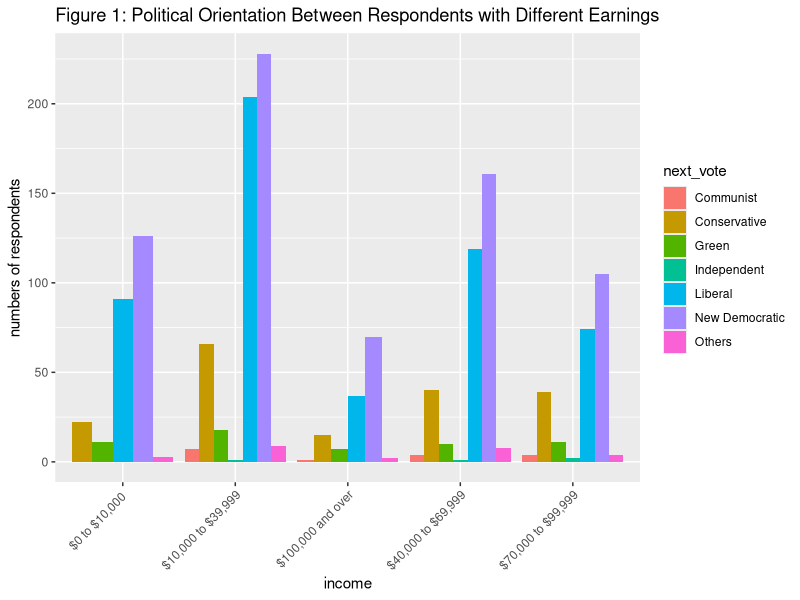
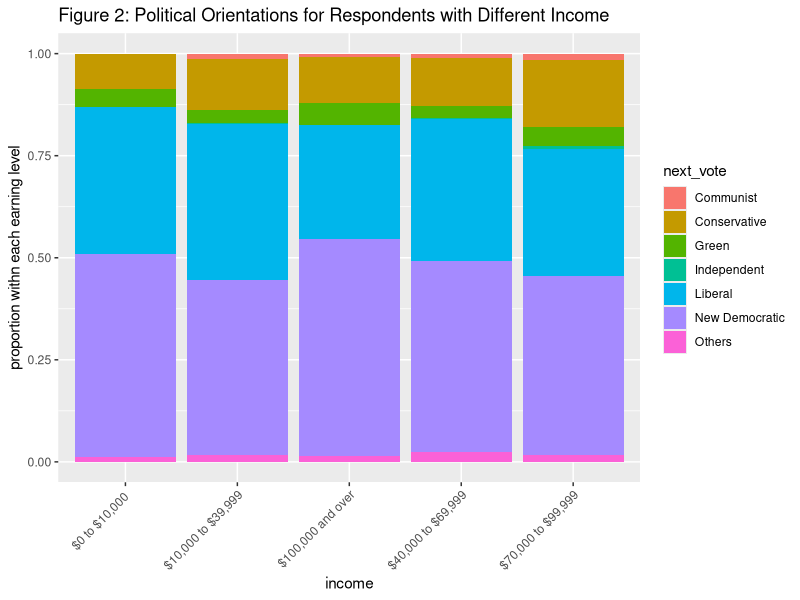
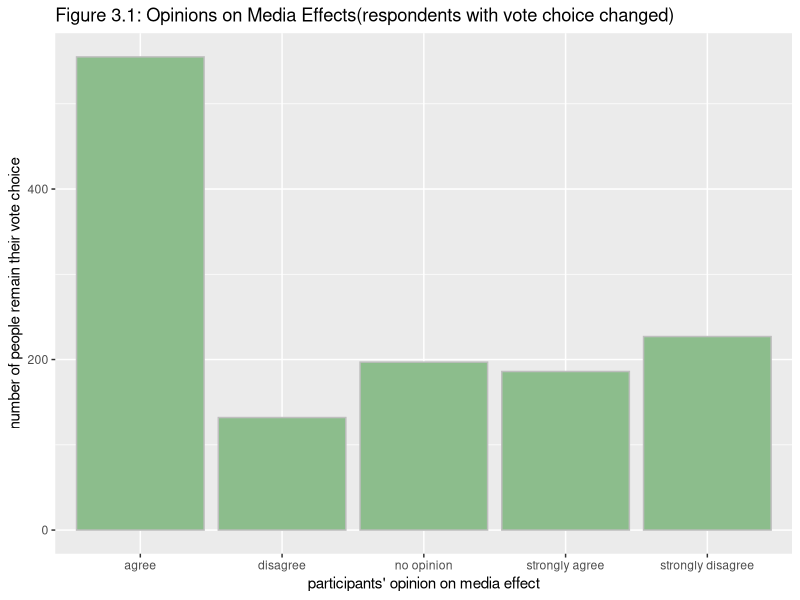
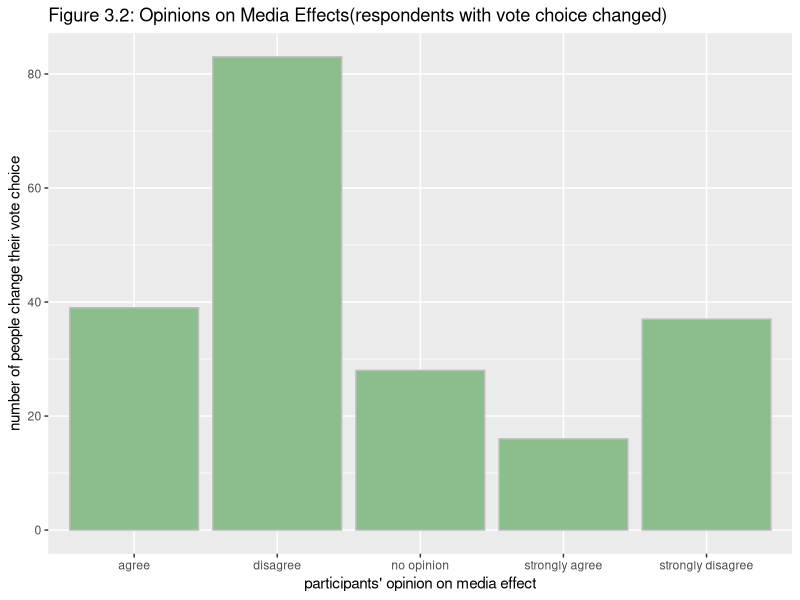
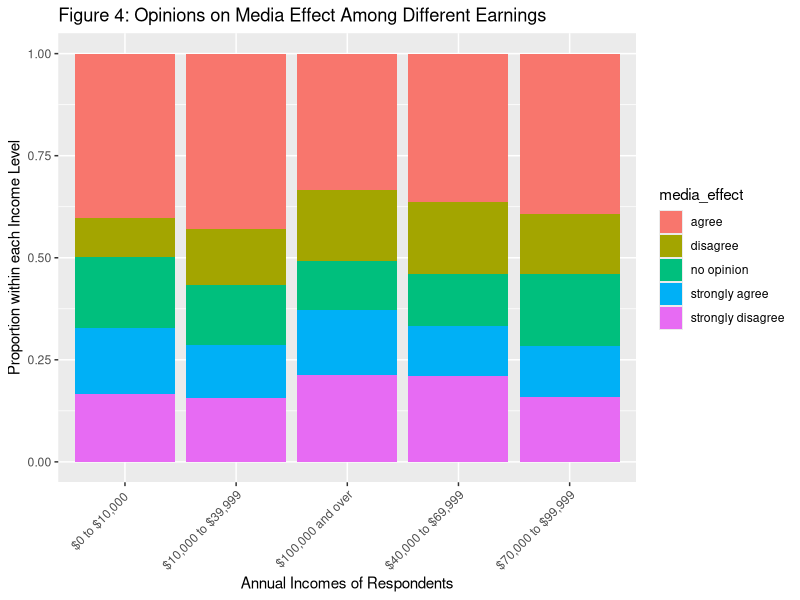
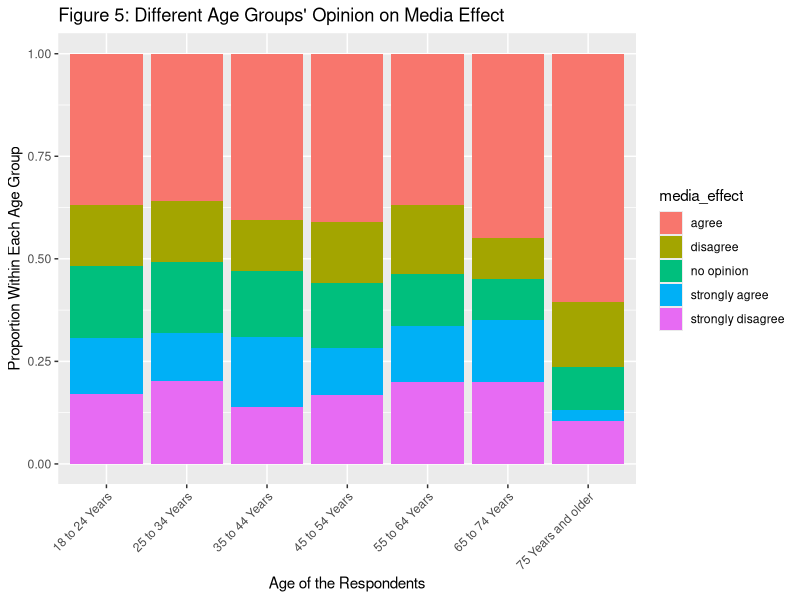
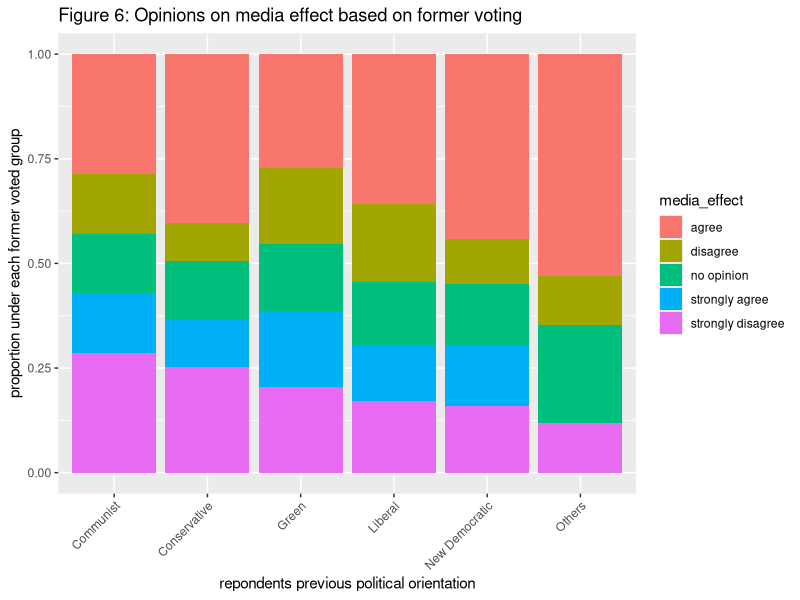
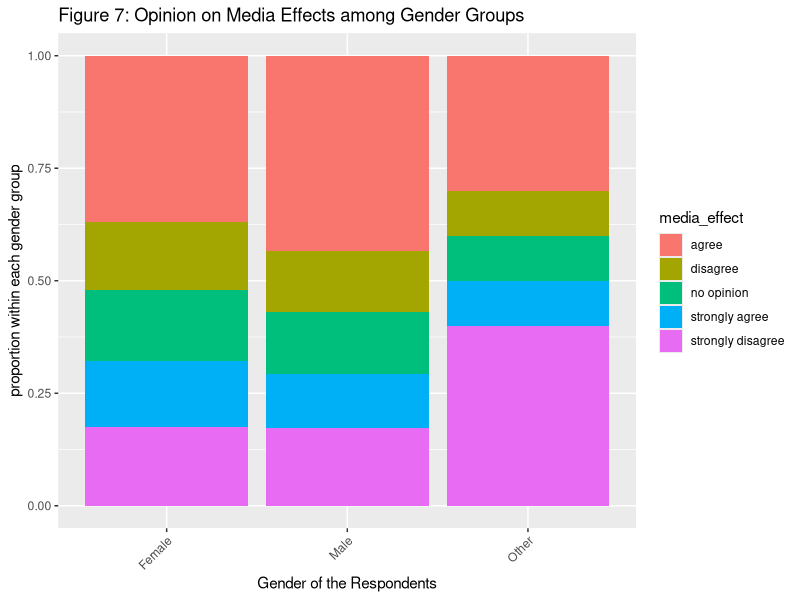

The R source for these figures, in order: (Note: this script raises an error after producing the figures.)
####################### STA304: Problem Set 2 ########################
## A Potential Solution to Gain Popularity in the Previously Swing Riding
##  - Social Media


# Below is the detail of code supporting this analysis:
### preparation
# set op or download pakages
knitr::opts_chunk$set(echo = TRUE)
library(tidyverse)
library(ggplot2)
#install.packages("ggthemes")
library(ggthemes)
# install.packages("sampling")
library(sampling)
library(dplyr)
library(tibble)
library(gridExtra)
library(knitr)

### data simulation
# set population size as 78500
N <- 78500
set.seed(1999) # set seed so that the result could be reproductible
# According to the designed survey questions, simulate dataset
#============Question 1: Simulate data for gender==============
gender_list <- c("Female","Male","Other")
gender <- sample(x=gender_list, N,replace=TRUE,prob=c(0.58,0.41,0.01))

#============Question 2: Simulate age spreads==================
age_list <- c("18 to 24 Years","25 to 34 Years","35 to 44 Years",
              "45 to 54 Years","55 to 64 Years", "65 to 74 Years",
              "75 Years and older") 
age <- sample(x=age_list, N, replace=TRUE,
              prob=c(0.12,0.18,0.2,0.18,0.21,0.09,0.02))

#============Question 3: Simulate participants' annual income===========
income_list<-c("$0 to $10,000 ","$10,000 to $39,999","$40,000 to $69,999",
               "$70,000 to $99,999","$100,000 and over")
income <- sample(x=income_list, N, replace = TRUE,
                 prob=c(0.18,0.37,0.23,0.15,0.09))

#============Question 4: Simulate participants' last votes==============
party_list <- c("New Democratic","Liberal","Communist","Independent",
                "Conservative","Green","Others")
last_voted_party <-sample(x = party_list, N, replace =TRUE,
                          prob=c(0.41,0.44,0.005,0.002,0.10,0.033,0.01))

#============Question 5: Simulate satisfaction level of the current ruling party=========
# 1-extremely unsatisfied 2-somehow unsatisfied 3-no opinion
# 4-somehow satisfied 5-exremely satisfied
satisfication_list <- c(1:5)
satisfaction <- rbinom(N, 5, 0.75)

# Generate Population Dataset
mydata <- tibble(gender, age, satisfaction, income, last_voted_party)

#============Question 6: Simulate participants' next vote=============
party_list <- c("New Democratic","Liberal","Communist","Independent",
                "Conservative","Green","Others")
mydata$next_vote <- NA # create a new variable: next_vote

# group the population by measurements' last votes
last_vote_ND <- nrow(mydata[mydata$last_voted_party=="New Democratic",])
last_vote_lib <- nrow(mydata[mydata$last_voted_party=="Liberal",])
last_vote_com <- nrow(mydata[mydata$last_voted_party=="Communist",])
last_vote_indep <- nrow(mydata[mydata$last_voted_party=="Independent",])
last_vote_conser <- nrow(mydata[mydata$last_voted_party=="Conservative",])
last_vote_green <- nrow(mydata[mydata$last_voted_party=="Green",])
last_other <- nrow(mydata[mydata$last_voted_party=="Others",])

# simulate their next votes with different probabilities
will_vote_ND <- sample(party_list, last_vote_ND, replace=TRUE,
                       prob=c(0.95,0.023,0.008,0.002,0.003,0.004,0.01))
will_vote_lib <- sample(party_list, last_vote_lib, replace=TRUE,
                        prob=c(0.14,0.77,0.005,0.002,0.04,0.033,0.01))
will_vote_com <- sample(party_list, last_vote_com, replace=TRUE,
                        prob=c(0.07,0.05,0.85,0.005,0.005,0.01,0.01))
will_vote_indep <- sample(party_list, last_vote_indep, replace=TRUE,
                          prob=c(0.004,0.009,0.005,0.96,0.01,0.002,0.01))
will_vote_conser <- sample(party_list, last_vote_conser, replace=TRUE,
                           prob=c(0.01,0.002,0.001,0.023,0.95,0.004,0.01))
will_vote_green <-sample(party_list, last_vote_green, replace=TRUE,
                         prob=c(0.139,0.04,0.004,0.002,0.005,0.8,0.01))
will_vote_other <- sample(party_list, last_other, replace=TRUE,
                          prob=c(0.1,0.038,0.005,0.002,0.10,0.03,0.86))

# simulate participants' next voting based on their votes on last election
mydata$next_vote[mydata$last_voted_party=="New Democratic"] <- will_vote_ND
mydata$next_vote[mydata$last_voted_party=="Liberal"] <- will_vote_lib
mydata$next_vote[mydata$last_voted_party=="Communist"] <- will_vote_com
mydata$next_vote[mydata$last_voted_party=="Independent"] <- will_vote_indep
mydata$next_vote[mydata$last_voted_party=="Conservative"] <- will_vote_conser
mydata$next_vote[mydata$last_voted_party=="Green"] <- will_vote_green
mydata$next_vote[mydata$last_voted_party=="Others"] <- will_vote_other

#============Question 7: Simulate the audience opinion on media effect on voting======
# set the scales according to the survey question on participants' opinion on media
media_list <- c("strongly agree","agree","no opinion","disagree","strongly disagree")
mydata <- mutate(mydata, media_effect=NA) #create a new empty variable

# record the measurements that plan to vote for different party
vote_diff <- nrow(mydata[mydata$last_voted_party!=mydata$next_vote,])
vote_same <- nrow(mydata[mydata$last_voted_party==mydata$next_vote,])

# simulate party-switching participants' opinions on media effect
agree_opinion <- sample(media_list, vote_same, replace = TRUE,
                        prob = c(0.15,0.45, 0.15, 0.1, 0.15))
disagree_opinion <- sample(media_list, vote_diff, replace = TRUE,
                           prob = c(0.05,0.2,0.15,0.45,0.15))
# frame the simulation into dataset
mydata$media_effect[mydata$last_voted_party==mydata$next_vote] <- agree_opinion
mydata$media_effect[mydata$last_voted_party!=mydata$next_vote] <- disagree_opinion

### sampling process
# perform random selection without replacement
# we set ideal sample size n as 1500
srswor_sample <- sample(1:N, 1500, replace = FALSE)
# store the sample dataset for the following analysis
mydata <- mydata %>% slice(srswor_sample)

### quantitative analysis
# simulated distribution of satisfaction data
# assuming satisfaction scores follows a binomial distribution
# binomial(N, 5, 0.75)
# ~N(5*0.75, 5*0.75*(1-0.75)) -> N(3.75, 0.9375)

n<-1500 #define the sample size
# calculate 95% confidence interval of population mean
# get sample mean and its standard deviation
summary(mydata$satisfaction)
sd(mydata$satisfaction)
# calculate the marginal error
margin_error <- qt(.95,n-1)*sd(mydata$satisfaction)/sqrt(n)
# calculate the CI
lower_bound <- mean(mydata$satisfaction) - margin_error
upper_bound <- mean(mydata$satisfaction) + margin_error
lower_bound
upper_bound
# calculate estimation of the variance of population satisfaction scores
pop_satisfaction_var <- (1-(n/N))*var(mydata$satisfaction)/n
pop_satisfaction_var

### visualizations
# Figure 1: economic classes' choices on next vote, as a bar graph
mydata %>%
  ggplot(aes(x=`income`,fill=`next_vote`)) +
  geom_bar(position="dodge")+
  scale_color_fivethirtyeight() +
  ylab("numbers of respondents") +
  theme(axis.text.x = element_text(angle = 45, hjust=1)) +
  ggtitle("Figure 1: Political Orientation Between Respondents with Different Earnings")
# Figure 2: as stacked propotional bar graph
mydata %>%
  ggplot(aes(x=`income`,fill=`next_vote`)) +
  geom_bar(position="fill") +
  scale_color_fivethirtyeight() +
  theme(axis.text.x = element_text(angle = 45, hjust=1)) +
  ylab('proportion withn each earning level') +
  ggtitle("Figure 2: Political Orientations for Respondents with Different Income")

# want to plot the opinion on media effect of audience who plan to vote differently
# figure 3.1 & 3.2: bar graph for satisfaction scales
# first, create new column to record differences between two votes
mydata$party_choice <-ifelse(mydata$last_voted_party == mydata$next_vote,
                             'remain', 'switch')
p1 <- mydata %>% 
  filter(party_choice=="remain") %>%
  ggplot(aes(x=media_effect, group=party_choice)) +
  geom_bar(fill='#8CBD8C',col='grey') +
  xlab("participants' opinion on media effect") +
  ylab("number of people remain their vote choice") +
  ggtitle('Figure 3.1: Opinions on Media Effects(respondents with vote choice changed)')

p2 <- mydata %>% 
  filter(party_choice !="remain") %>%
  ggplot(aes(x=media_effect, group=party_choice)) +
  geom_bar(fill='#8CBD8C',col='grey') +
  xlab("participants' opinion on media effect") +
  ylab("number of people change their vote choice") +
  ggtitle('Figure 3.2: Opinions on Media Effects(respondents with vote choice changed)')

p1
p2

# figure 4: stacked proportional bar graph between different earnings
mydata %>%
  ggplot(aes(x=`income`,fill=`media_effect`)) +
  geom_bar(position="fill") +
  scale_color_fivethirtyeight() +
  theme(axis.text.x = element_text(angle = 45, hjust=1)) +
  ylab("Proportion within each Income Level") +
  xlab("Annual Incomes of Respondents") +
  ggtitle("Figure 4: Opinions on Media Effect Among Different Earnings")

# Figure 5: stacked bar plot between age groups and
#           their opinion on media effect
mydata %>%
  ggplot(aes(x=`age`,fill=`media_effect`)) +
  geom_bar(position="fill") +
  scale_color_fivethirtyeight() +
  theme(axis.text.x = element_text(angle = 45, hjust=1)) +
  ylab("Proportion Within Each Age Group") +
  xlab("Age of the Respondents") +
  ggtitle("Figure 5: Different Age Groups' Opinion on Media Effect")

# figure 6: stack proportional graph between diff former votes
mydata %>%
  ggplot(aes(x=`last_voted_party`,fill=`media_effect`)) +
  geom_bar(position="fill") +
  scale_color_fivethirtyeight()+
  theme(axis.text.x = element_text(angle = 45, hjust=1)) +
  ylab("proportion under each former voted group") +
  xlab("repondents previous political orientation") +
  ggtitle("Figure 6: Opinions on media effect based on former voting")

# plot figure7: stacked bar plots between gender
#               on media effect
mydata %>%
  ggplot(aes(x=`gender`,fill=`media_effect`)) +
  geom_bar(position="fill") +
  scale_color_fivethirtyeight() +
  theme(axis.text.x = element_text(angle = 45, hjust=1)) +
  ylab("proportion within each gender group") +
  xlab("Gender of the Respondents") +
  ggtitle("Figure 7: Opinion on Media Effects among Gender Groups")


# screen shots of survey
knitr::include_graphics("/Users/jingxihuang/0001.jpg")
knitr::include_graphics("/Users/jingxihuang/0002.jpg")
knitr::include_graphics("/Users/jingxihuang/0003.jpg")
knitr::include_graphics("/Users/jingxihuang/0004.jpg")
